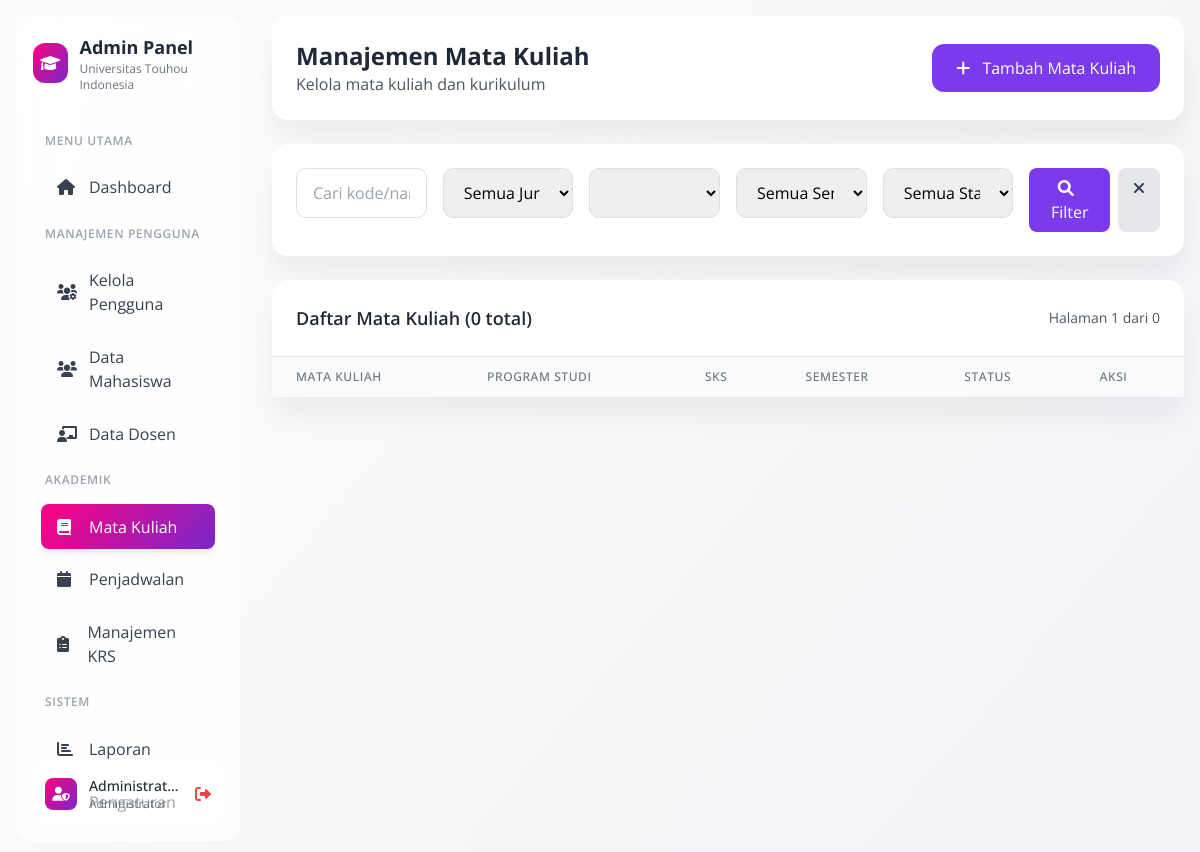
The page /sistem-krs/admin-matakuliah.php?jurusan=Teknik Informatika (signed in) on the database as committed earlier.
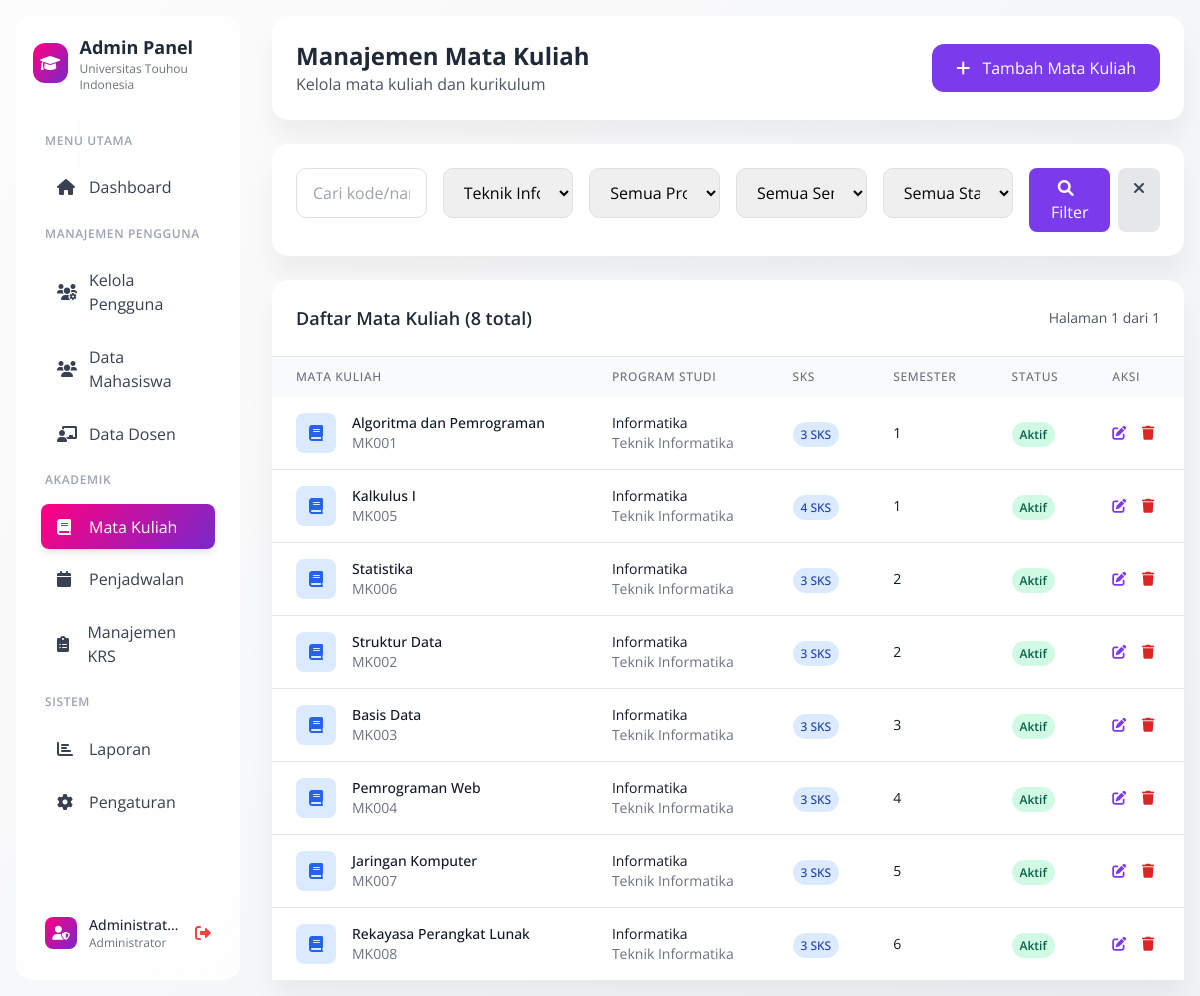
The same page on the database as committed later.
### tables this page shows
CREATE TABLE `mata_kuliah` (
  `id_matakuliah` int(11) NOT NULL,
  `kode_matakuliah` varchar(10) NOT NULL,
  `nama_matakuliah` varchar(100) NOT NULL,
  `sks` int(2) NOT NULL,
  `semester` int(2) NOT NULL,
  `deskripsi` text DEFAULT NULL,
  `created_at` timestamp NOT NULL DEFAULT current_timestamp(),
  `jurusan` varchar(100) DEFAULT NULL,
  `program_studi` varchar(100) DEFAULT NULL,
  `prasyarat` varchar(255) DEFAULT NULL,
  `status` enum('aktif','nonaktif') DEFAULT 'aktif'
);

### sistem-krs/admin-matakuliah.php (the view, shortened to what the changed rows need)
<?php
$database = new Database();
$conn = $database->getConnection();
$jurusan = $_GET['jurusan'] ?? '';
$program_studi = $_GET['program_studi'] ?? '';
$page = $_GET['page'] ?? 1;
$limit = 10;
$offset = ($page - 1) * $limit;
$where_conditions = [];
$params = [];
if (!empty($jurusan)) {
    $where_conditions[] = "jurusan = :jurusan";
    $params[':jurusan'] = $jurusan;
}
$where_clause = !empty($where_conditions) ? 'WHERE ' . implode(' AND ', $where_conditions) : '';
$count_query = "SELECT COUNT(*) FROM mata_kuliah $where_clause";
$count_stmt = $conn->prepare($count_query);
foreach ($params as $key => $value) {
    $count_stmt->bindValue($key, $value);
}
$count_stmt->execute();
$total_records = $count_stmt->fetchColumn();
$total_pages = ceil($total_records / $limit);
$query = "SELECT * FROM mata_kuliah $where_clause ORDER BY jurusan, program_studi, semester, nama_matakuliah LIMIT :limit OFFSET :offset";
$stmt = $conn->prepare($query);
foreach ($params as $key => $value) {
    $stmt->bindValue($key, $value);
}
$stmt->bindValue(':limit', $limit, PDO::PARAM_INT);
$stmt->bindValue(':offset', $offset, PDO::PARAM_INT);
$stmt->execute();
$matakuliah_list = $stmt->fetchAll(PDO::FETCH_ASSOC);
$jurusan_query = "SELECT DISTINCT jurusan FROM mata_kuliah ORDER BY jurusan";
$jurusan_stmt = $conn->prepare($jurusan_query);
$jurusan_stmt->execute();
$jurusan_list = $jurusan_stmt->fetchAll(PDO::FETCH_COLUMN);
$prodi_query = "SELECT DISTINCT program_studi FROM mata_kuliah ORDER BY program_studi";
$prodi_stmt = $conn->prepare($prodi_query);
$prodi_stmt->execute();
$prodi_list = $prodi_stmt->fetchAll(PDO::FETCH_COLUMN);
?>
<!DOCTYPE html>
<html lang="id">
<head>
    <link href="https://cdn.jsdelivr.net/npm/tailwindcss@2.2.19/dist/tailwind.min.css" rel="stylesheet">
    <link href="https://cdnjs.cloudflare.com/ajax/libs/font-awesome/6.0.0/css/all.min.css" rel="stylesheet">
</head>
<body class="bg-gray-50">
    <div class="flex min-h-screen">
        <div class="w-64 p-4">
            <div class="sidebar-soft h-full p-4">
                <div class="flex items-center gap-3 mb-8">
                    <div>
                        <h2 class="text-lg font-bold text-gray-800">Admin Panel</h2>
                    </div>
                </div>
            </div>
        </div>
        <div class="flex-1 p-4">
            <div class="card mb-6">
                <div class="p-6">
                    <div class="flex items-center justify-between">
                        <div>
                            <h1 class="text-2xl font-bold text-gray-800">Manajemen Mata Kuliah</h1>
                        </div>
                    </div>
                </div>
            </div>
            <div class="card mb-6">
                <div class="p-6">
                    <form method="GET" class="grid grid-cols-1 md:grid-cols-6 gap-4">
                        <div>
                            <select name="jurusan" class="form-input w-full">
                                <option value="">Semua Jurusan</option>
                                <?php foreach ($jurusan_list as $jur): ?>
                                <option value="<?php echo $jur; ?>" <?php echo ($jurusan == $jur) ? 'selected' : ''; ?>>
                                    <?php echo $jur; ?>
                                </option>
                                <?php endforeach; ?>
                            </select>
                        </div>
                        <div>
                            <select name="program_studi" class="form-input w-full">
                                <option value="">Semua Program Studi</option>
                                <?php foreach ($prodi_list as $prodi): ?>
                                <option value="<?php echo $prodi; ?>"
                                    <?php echo ($program_studi == $prodi) ? 'selected' : ''; ?>>
                                </option>
                                <?php endforeach; ?>
                            </select>
                        </div>
                    </form>
                </div>
            </div>
            <div class="card">
                <div class="p-6 border-b">
                    <div class="flex justify-between items-center">
                        <h3 class="text-lg font-semibold text-gray-800">
                            Daftar Mata Kuliah (<?php echo $total_records; ?> total)
                        </h3>
                        <div class="text-sm text-gray-600">
                            Halaman <?php echo $page; ?> dari <?php echo $total_pages; ?>
                        </div>
                    </div>
                </div>
                <div class="overflow-x-auto">
                    <table class="w-full">
                        <thead class="bg-gray-50">
                            <tr>
                                <th
                                    class="px-6 py-3 text-left text-xs font-medium text-gray-500 uppercase tracking-wider">
                                    Mata Kuliah</th>
                                <th
                                    class="px-6 py-3 text-left text-xs font-medium text-gray-500 uppercase tracking-wider">
                                    Program Studi</th>
                                <th
                                    class="px-6 py-3 text-left text-xs font-medium text-gray-500 uppercase tracking-wider">
                                    SKS</th>
                                <th
                                    class="px-6 py-3 text-left text-xs font-medium text-gray-500 uppercase tracking-wider">
                                    Semester</th>
                                <th
                                    class="px-6 py-3 text-left text-xs font-medium text-gray-500 uppercase tracking-wider">
                                    Status</th>
                                <th
                                    class="px-6 py-3 text-left text-xs font-medium text-gray-500 uppercase tracking-wider">
                                    Aksi</th>
                            </tr>
                        </thead>
                        <tbody class="bg-white divide-y divide-gray-200">
                            <?php foreach ($matakuliah_list as $mk): ?>
                            <tr class="hover:bg-gray-50">
                                <td class="px-6 py-4 whitespace-nowrap">
                                    <div class="flex items-center">
                                        <div class="w-10 h-10 bg-blue-100 rounded-lg flex items-center justify-center">
                                            <i class="fas fa-book text-blue-600"></i>
                                        </div>
                                        <div class="ml-4">
                                            <div class="text-sm font-medium text-gray-900">
                                                <?php echo $mk['nama_matakuliah']; ?></div>
                                            <div class="text-sm text-gray-500"><?php echo $mk['kode_matakuliah']; ?>
                                            </div>
                                        </div>
                                    </div>
                                </td>
                                <td class="px-6 py-4 whitespace-nowrap">
                                    <div class="text-sm text-gray-900"><?php echo $mk['program_studi']; ?></div>
                                    <div class="text-sm text-gray-500"><?php echo $mk['jurusan']; ?></div>
                                </td>
                                <td class="px-6 py-4 whitespace-nowrap">
                                    <span class="px-2 py-1 bg-blue-100 text-blue-800 rounded-full text-xs font-medium">
                                        <?php echo $mk['sks']; ?> SKS
                                    </span>
                                </td>
                                <td class="px-6 py-4 whitespace-nowrap text-sm text-gray-900">
                                    <?php echo $mk['semester']; ?>
                                </td>
                                <td class="px-6 py-4 whitespace-nowrap">
                                    <span
                                        class="px-2 py-1 text-xs font-semibold rounded-full
                                        <?php echo $mk['status'] == 'aktif' ? 'bg-green-100 text-green-800' : 'bg-red-100 text-red-800'; ?>">
                                        <?php echo ucfirst($mk['status']); ?>
                                    </span>
                                </td>
                                <td class="px-6 py-4 whitespace-nowrap text-sm font-medium">
                                    <button onclick="editMatakuliah(<?php echo htmlspecialchars(json_encode($mk)); ?>)"
                                        class="text-purple-600 hover:text-purple-900 mr-3">
                                        <i class="fas fa-edit"></i>
                                    </button>
                                    <button
                                        onclick="deleteMatakuliah(<?php echo $mk['id_matakuliah']; ?>, '<?php echo $mk['nama_matakuliah']; ?>')"
                                        class="text-red-600 hover:text-red-900">
                                        <i class="fas fa-trash"></i>
                                    </button>
                                </td>
                            </tr>
                            <?php endforeach; ?>
                        </tbody>
                    </table>
                </div>
            </div>
        </div>
    </div>
</body>
</html>

Rows that differ between the two databases and show on the page:
now on this page (row edited): mata_kuliah: nama_matakuliah "Algoritma dan Pemrograman", kode_matakuliah "MK001", program_studi "Informatika", jurusan "Teknik Informatika", sks "3", semester "1", status "Aktif"
now on this page (row edited): mata_kuliah: nama_matakuliah "Kalkulus I", kode_matakuliah "MK005", program_studi "Informatika", jurusan "Teknik Informatika", sks "4", semester "1", status "Aktif"
now on this page (row edited): mata_kuliah: nama_matakuliah "Statistika", kode_matakuliah "MK006", program_studi "Informatika", jurusan "Teknik Informatika", sks "3", semester "2", status "Aktif"
now on this page (row edited): mata_kuliah: nama_matakuliah "Struktur Data", kode_matakuliah "MK002", program_studi "Informatika", jurusan "Teknik Informatika", sks "3", semester "2", status "Aktif"
now on this page (row edited): mata_kuliah: nama_matakuliah "Basis Data", kode_matakuliah "MK003", program_studi "Informatika", jurusan "Teknik Informatika", sks "3", semester "3", status "Aktif"
now on this page (row edited): mata_kuliah: nama_matakuliah "Pemrograman Web", kode_matakuliah "MK004", program_studi "Informatika", jurusan "Teknik Informatika", sks "3", semester "4", status "Aktif"
now on this page (row edited): mata_kuliah: nama_matakuliah "Jaringan Komputer", kode_matakuliah "MK007", program_studi "Informatika", jurusan "Teknik Informatika", sks "3", semester "5", status "Aktif"
now on this page (row edited): mata_kuliah: nama_matakuliah "Rekayasa Perangkat Lunak", kode_matakuliah "MK008", program_studi "Informatika", jurusan "Teknik Informatika", sks "3", semester "6", status "Aktif"
Other text that changed with them:
form field jurusan: "Semua Jurusan" → "Teknik Informatika"
form field program_studi: (not shown) → "Semua Program Studi"
$total_records: "0" → "8"
$total_pages: "0" → "1"
